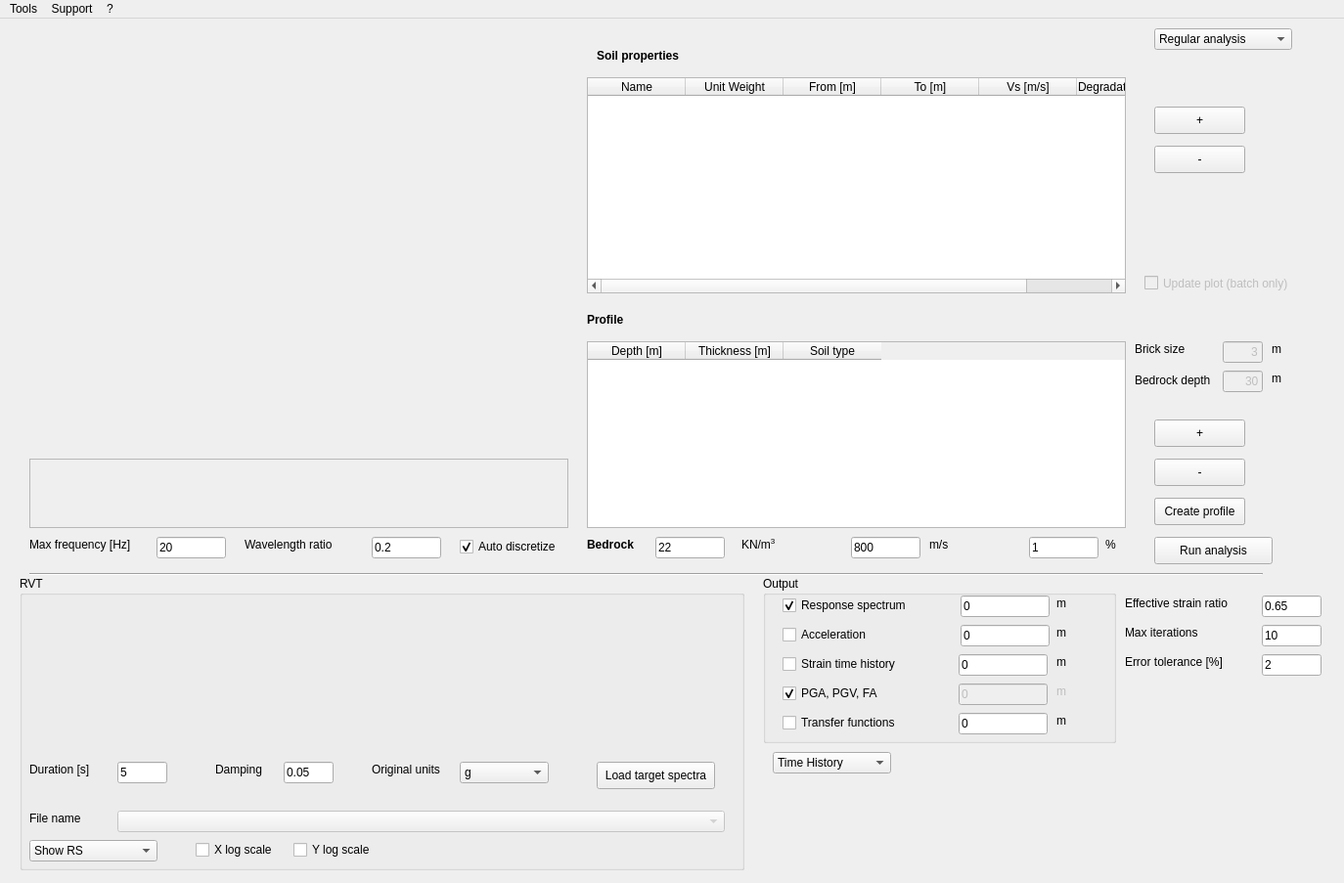
<?xml version="1.0" encoding="UTF-8"?>
<ui version="4.0">
 <class>MainWindow</class>
 <widget class="QMainWindow" name="MainWindow">
  <property name="geometry">
   <rect>
    <x>0</x>
    <y>0</y>
    <width>1374</width>
    <height>903</height>
   </rect>
  </property>
  <property name="windowTitle">
   <string>NC92-Soil</string>
  </property>
  <widget class="QWidget" name="centralwidget">
   <widget class="MplWidget" name="graphWidget" native="true">
    <property name="geometry">
     <rect>
      <x>30</x>
      <y>70</y>
      <width>551</width>
      <height>371</height>
     </rect>
    </property>
   </widget>
   <widget class="QTableWidget" name="tableWidget_Soil">
    <property name="geometry">
     <rect>
      <x>600</x>
      <y>60</y>
      <width>551</width>
      <height>221</height>
     </rect>
    </property>
    <property name="sizeAdjustPolicy">
     <enum>QAbstractScrollArea::AdjustToContents</enum>
    </property>
    <attribute name="verticalHeaderDefaultSectionSize">
     <number>30</number>
    </attribute>
    <column>
     <property name="text">
      <string>Name</string>
     </property>
    </column>
    <column>
     <property name="text">
      <string>Unit Weight</string>
     </property>
    </column>
    <column>
     <property name="text">
      <string>From [m]</string>
     </property>
    </column>
    <column>
     <property name="text">
      <string>To [m]</string>
     </property>
    </column>
    <column>
     <property name="text">
      <string>Vs [m/s]</string>
     </property>
    </column>
    <column>
     <property name="text">
      <string>Degradation curve</string>
     </property>
    </column>
   </widget>
   <widget class="QPushButton" name="pushButton_addSoil">
    <property name="geometry">
     <rect>
      <x>1180</x>
      <y>90</y>
      <width>93</width>
      <height>28</height>
     </rect>
    </property>
    <property name="text">
     <string>+</string>
    </property>
   </widget>
   <widget class="QLabel" name="label_SoilProp">
    <property name="geometry">
     <rect>
      <x>610</x>
      <y>30</y>
      <width>511</width>
      <height>16</height>
     </rect>
    </property>
    <property name="font">
     <font>
      <weight>75</weight>
      <bold>true</bold>
     </font>
    </property>
    <property name="text">
     <string>Soil properties</string>
    </property>
   </widget>
   <widget class="QPushButton" name="pushButton_removeSoil">
    <property name="geometry">
     <rect>
      <x>1180</x>
      <y>130</y>
      <width>93</width>
      <height>28</height>
     </rect>
    </property>
    <property name="text">
     <string>-</string>
    </property>
   </widget>
   <widget class="QTableWidget" name="tableWidget_Profile">
    <property name="geometry">
     <rect>
      <x>600</x>
      <y>330</y>
      <width>551</width>
      <height>191</height>
     </rect>
    </property>
    <property name="sizeAdjustPolicy">
     <enum>QAbstractScrollArea::AdjustToContents</enum>
    </property>
    <attribute name="verticalHeaderDefaultSectionSize">
     <number>30</number>
    </attribute>
    <column>
     <property name="text">
      <string>Depth [m]</string>
     </property>
    </column>
    <column>
     <property name="text">
      <string>Thickness [m]</string>
     </property>
    </column>
    <column>
     <property name="text">
      <string>Soil type</string>
     </property>
    </column>
   </widget>
   <widget class="QLabel" name="label_profileProp">
    <property name="geometry">
     <rect>
      <x>600</x>
      <y>300</y>
      <width>541</width>
      <height>16</height>
     </rect>
    </property>
    <property name="font">
     <font>
      <weight>75</weight>
      <bold>true</bold>
     </font>
    </property>
    <property name="text">
     <string>Profile</string>
    </property>
   </widget>
   <widget class="QPushButton" name="pushButton_removeProfile">
    <property name="geometry">
     <rect>
      <x>1180</x>
      <y>450</y>
      <width>93</width>
      <height>28</height>
     </rect>
    </property>
    <property name="text">
     <string>-</string>
    </property>
   </widget>
   <widget class="QPushButton" name="pushButton_addProfile">
    <property name="geometry">
     <rect>
      <x>1180</x>
      <y>410</y>
      <width>93</width>
      <height>28</height>
     </rect>
    </property>
    <property name="text">
     <string>+</string>
    </property>
   </widget>
   <widget class="QPushButton" name="pushButton_drawProfile">
    <property name="geometry">
     <rect>
      <x>1180</x>
      <y>490</y>
      <width>93</width>
      <height>28</height>
     </rect>
    </property>
    <property name="text">
     <string>Create profile</string>
    </property>
   </widget>
   <widget class="QLabel" name="label">
    <property name="geometry">
     <rect>
      <x>600</x>
      <y>530</y>
      <width>55</width>
      <height>16</height>
     </rect>
    </property>
    <property name="font">
     <font>
      <weight>75</weight>
      <bold>true</bold>
     </font>
    </property>
    <property name="text">
     <string>Bedrock</string>
    </property>
   </widget>
   <widget class="QLineEdit" name="lineEdit_bedWeight">
    <property name="geometry">
     <rect>
      <x>670</x>
      <y>530</y>
      <width>71</width>
      <height>22</height>
     </rect>
    </property>
    <property name="toolTip">
     <string>Bedrock unit weight</string>
    </property>
    <property name="text">
     <string>22</string>
    </property>
   </widget>
   <widget class="QLabel" name="label_bedUnits">
    <property name="geometry">
     <rect>
      <x>758</x>
      <y>530</y>
      <width>71</width>
      <height>16</height>
     </rect>
    </property>
    <property name="font">
     <font>
      <weight>50</weight>
      <bold>false</bold>
     </font>
    </property>
    <property name="text">
     <string>KN/m&lt;sup&gt;3&lt;/sup&gt;</string>
    </property>
    <property name="textFormat">
     <enum>Qt::RichText</enum>
    </property>
   </widget>
   <widget class="QLineEdit" name="lineEdit_bedVelocity">
    <property name="geometry">
     <rect>
      <x>870</x>
      <y>530</y>
      <width>71</width>
      <height>22</height>
     </rect>
    </property>
    <property name="toolTip">
     <string>Bedrock velocity</string>
    </property>
    <property name="text">
     <string>800</string>
    </property>
   </widget>
   <widget class="QLabel" name="label_2">
    <property name="geometry">
     <rect>
      <x>950</x>
      <y>530</y>
      <width>55</width>
      <height>16</height>
     </rect>
    </property>
    <property name="font">
     <font>
      <weight>50</weight>
      <bold>false</bold>
     </font>
    </property>
    <property name="text">
     <string>m/s</string>
    </property>
   </widget>
   <widget class="Line" name="line">
    <property name="geometry">
     <rect>
      <x>30</x>
      <y>560</y>
      <width>1261</width>
      <height>16</height>
     </rect>
    </property>
    <property name="orientation">
     <enum>Qt::Horizontal</enum>
    </property>
   </widget>
   <widget class="QGroupBox" name="groupBox_output">
    <property name="geometry">
     <rect>
      <x>780</x>
      <y>570</y>
      <width>361</width>
      <height>171</height>
     </rect>
    </property>
    <property name="title">
     <string>Output</string>
    </property>
    <widget class="QCheckBox" name="checkBox_outRS">
     <property name="geometry">
      <rect>
       <x>20</x>
       <y>20</y>
       <width>151</width>
       <height>20</height>
      </rect>
     </property>
     <property name="text">
      <string>Response spectrum</string>
     </property>
     <property name="checked">
      <bool>true</bool>
     </property>
    </widget>
    <widget class="QLineEdit" name="lineEdit_RSDepth">
     <property name="geometry">
      <rect>
       <x>202</x>
       <y>20</y>
       <width>91</width>
       <height>22</height>
      </rect>
     </property>
     <property name="text">
      <string>0</string>
     </property>
    </widget>
    <widget class="QLabel" name="label_3">
     <property name="geometry">
      <rect>
       <x>300</x>
       <y>20</y>
       <width>21</width>
       <height>16</height>
      </rect>
     </property>
     <property name="font">
      <font>
       <weight>50</weight>
       <bold>false</bold>
      </font>
     </property>
     <property name="text">
      <string>m</string>
     </property>
    </widget>
    <widget class="QCheckBox" name="checkBox_outStrain">
     <property name="geometry">
      <rect>
       <x>20</x>
       <y>80</y>
       <width>151</width>
       <height>20</height>
      </rect>
     </property>
     <property name="text">
      <string>Strain time history</string>
     </property>
    </widget>
    <widget class="QLineEdit" name="lineEdit_strainDepth">
     <property name="geometry">
      <rect>
       <x>200</x>
       <y>80</y>
       <width>91</width>
       <height>22</height>
      </rect>
     </property>
     <property name="text">
      <string>0</string>
     </property>
    </widget>
    <widget class="QLabel" name="label_4">
     <property name="geometry">
      <rect>
       <x>300</x>
       <y>80</y>
       <width>21</width>
       <height>16</height>
      </rect>
     </property>
     <property name="font">
      <font>
       <weight>50</weight>
       <bold>false</bold>
      </font>
     </property>
     <property name="text">
      <string>m</string>
     </property>
    </widget>
    <widget class="QCheckBox" name="checkBox_outAcc">
     <property name="geometry">
      <rect>
       <x>20</x>
       <y>50</y>
       <width>151</width>
       <height>20</height>
      </rect>
     </property>
     <property name="text">
      <string>Acceleration</string>
     </property>
    </widget>
    <widget class="QLineEdit" name="lineEdit_accDepth">
     <property name="geometry">
      <rect>
       <x>202</x>
       <y>50</y>
       <width>91</width>
       <height>22</height>
      </rect>
     </property>
     <property name="text">
      <string>0</string>
     </property>
    </widget>
    <widget class="QLabel" name="label_5">
     <property name="geometry">
      <rect>
       <x>300</x>
       <y>50</y>
       <width>21</width>
       <height>16</height>
      </rect>
     </property>
     <property name="font">
      <font>
       <weight>50</weight>
       <bold>false</bold>
      </font>
     </property>
     <property name="text">
      <string>m</string>
     </property>
    </widget>
    <widget class="QCheckBox" name="checkBox_outBrief">
     <property name="enabled">
      <bool>true</bool>
     </property>
     <property name="geometry">
      <rect>
       <x>20</x>
       <y>110</y>
       <width>151</width>
       <height>20</height>
      </rect>
     </property>
     <property name="text">
      <string>PGA, PGV, FA</string>
     </property>
     <property name="checked">
      <bool>true</bool>
     </property>
    </widget>
    <widget class="QLineEdit" name="lineEdit_briefDepth">
     <property name="enabled">
      <bool>false</bool>
     </property>
     <property name="geometry">
      <rect>
       <x>200</x>
       <y>110</y>
       <width>91</width>
       <height>22</height>
      </rect>
     </property>
     <property name="text">
      <string>0</string>
     </property>
    </widget>
    <widget class="QLabel" name="label_17">
     <property name="enabled">
      <bool>false</bool>
     </property>
     <property name="geometry">
      <rect>
       <x>300</x>
       <y>110</y>
       <width>21</width>
       <height>16</height>
      </rect>
     </property>
     <property name="font">
      <font>
       <weight>50</weight>
       <bold>false</bold>
      </font>
     </property>
     <property name="text">
      <string>m</string>
     </property>
    </widget>
    <widget class="QLineEdit" name="lineEdit_FourierDepth">
     <property name="enabled">
      <bool>true</bool>
     </property>
     <property name="geometry">
      <rect>
       <x>200</x>
       <y>140</y>
       <width>91</width>
       <height>22</height>
      </rect>
     </property>
     <property name="toolTip">
      <string>&lt;html&gt;&lt;head/&gt;&lt;body&gt;&lt;p&gt;Choose the depth at which the Fourier spectrum must be calculated.&lt;/p&gt;&lt;p&gt;Enabling this option, also the Fourier spectrum at bedrock depth (within and outcrop) will be exported by default&lt;/p&gt;&lt;/body&gt;&lt;/html&gt;</string>
     </property>
     <property name="text">
      <string>0</string>
     </property>
    </widget>
    <widget class="QCheckBox" name="checkBox_Fourier">
     <property name="enabled">
      <bool>true</bool>
     </property>
     <property name="geometry">
      <rect>
       <x>20</x>
       <y>140</y>
       <width>151</width>
       <height>20</height>
      </rect>
     </property>
     <property name="text">
      <string>Transfer functions</string>
     </property>
     <property name="checked">
      <bool>false</bool>
     </property>
    </widget>
    <widget class="QLabel" name="label_24">
     <property name="enabled">
      <bool>true</bool>
     </property>
     <property name="geometry">
      <rect>
       <x>300</x>
       <y>140</y>
       <width>21</width>
       <height>16</height>
      </rect>
     </property>
     <property name="font">
      <font>
       <weight>50</weight>
       <bold>false</bold>
      </font>
     </property>
     <property name="text">
      <string>m</string>
     </property>
    </widget>
   </widget>
   <widget class="QPushButton" name="pushButton_run">
    <property name="geometry">
     <rect>
      <x>1180</x>
      <y>530</y>
      <width>121</width>
      <height>28</height>
     </rect>
    </property>
    <property name="text">
     <string>Run analysis</string>
    </property>
   </widget>
   <widget class="QLineEdit" name="lineEdit_maxFreq">
    <property name="geometry">
     <rect>
      <x>160</x>
      <y>530</y>
      <width>71</width>
      <height>22</height>
     </rect>
    </property>
    <property name="text">
     <string>20</string>
    </property>
   </widget>
   <widget class="QLineEdit" name="lineEdit_waveLength">
    <property name="geometry">
     <rect>
      <x>380</x>
      <y>530</y>
      <width>71</width>
      <height>22</height>
     </rect>
    </property>
    <property name="text">
     <string>0.2</string>
    </property>
   </widget>
   <widget class="QLabel" name="label_9">
    <property name="geometry">
     <rect>
      <x>30</x>
      <y>530</y>
      <width>121</width>
      <height>16</height>
     </rect>
    </property>
    <property name="font">
     <font>
      <weight>50</weight>
      <bold>false</bold>
     </font>
    </property>
    <property name="text">
     <string>Max frequency [Hz]</string>
    </property>
   </widget>
   <widget class="QCheckBox" name="checkBox_autoDiscretize">
    <property name="geometry">
     <rect>
      <x>470</x>
      <y>530</y>
      <width>111</width>
      <height>20</height>
     </rect>
    </property>
    <property name="text">
     <string>Auto discretize</string>
    </property>
    <property name="checked">
     <bool>true</bool>
    </property>
   </widget>
   <widget class="QLabel" name="label_10">
    <property name="geometry">
     <rect>
      <x>250</x>
      <y>530</y>
      <width>121</width>
      <height>16</height>
     </rect>
    </property>
    <property name="font">
     <font>
      <weight>50</weight>
      <bold>false</bold>
     </font>
    </property>
    <property name="text">
     <string>Wavelength ratio</string>
    </property>
   </widget>
   <widget class="QLineEdit" name="lineEdit_bedDamping">
    <property name="geometry">
     <rect>
      <x>1052</x>
      <y>530</y>
      <width>71</width>
      <height>22</height>
     </rect>
    </property>
    <property name="toolTip">
     <string>Bedrock damping</string>
    </property>
    <property name="text">
     <string>1</string>
    </property>
   </widget>
   <widget class="QLabel" name="label_6">
    <property name="geometry">
     <rect>
      <x>1130</x>
      <y>530</y>
      <width>55</width>
      <height>16</height>
     </rect>
    </property>
    <property name="font">
     <font>
      <weight>50</weight>
      <bold>false</bold>
     </font>
    </property>
    <property name="text">
     <string>%</string>
    </property>
   </widget>
   <widget class="QLabel" name="label_11">
    <property name="geometry">
     <rect>
      <x>1150</x>
      <y>590</y>
      <width>121</width>
      <height>16</height>
     </rect>
    </property>
    <property name="font">
     <font>
      <weight>50</weight>
      <bold>false</bold>
     </font>
    </property>
    <property name="text">
     <string>Effective strain ratio</string>
    </property>
   </widget>
   <widget class="QLineEdit" name="lineEdit_strainRatio">
    <property name="geometry">
     <rect>
      <x>1290</x>
      <y>590</y>
      <width>61</width>
      <height>22</height>
     </rect>
    </property>
    <property name="text">
     <string>0.65</string>
    </property>
   </widget>
   <widget class="QLineEdit" name="lineEdit_maxIter">
    <property name="geometry">
     <rect>
      <x>1290</x>
      <y>620</y>
      <width>61</width>
      <height>22</height>
     </rect>
    </property>
    <property name="text">
     <string>10</string>
    </property>
   </widget>
   <widget class="QLabel" name="label_12">
    <property name="geometry">
     <rect>
      <x>1150</x>
      <y>620</y>
      <width>121</width>
      <height>16</height>
     </rect>
    </property>
    <property name="font">
     <font>
      <weight>50</weight>
      <bold>false</bold>
     </font>
    </property>
    <property name="text">
     <string>Max iterations</string>
    </property>
   </widget>
   <widget class="QLineEdit" name="lineEdit_maxTol">
    <property name="geometry">
     <rect>
      <x>1290</x>
      <y>650</y>
      <width>61</width>
      <height>22</height>
     </rect>
    </property>
    <property name="text">
     <string>2</string>
    </property>
   </widget>
   <widget class="QLabel" name="label_13">
    <property name="geometry">
     <rect>
      <x>1150</x>
      <y>650</y>
      <width>121</width>
      <height>16</height>
     </rect>
    </property>
    <property name="font">
     <font>
      <weight>50</weight>
      <bold>false</bold>
     </font>
    </property>
    <property name="text">
     <string>Error tolerance [%]</string>
    </property>
   </widget>
   <widget class="QComboBox" name="comboBox_analysisType">
    <property name="geometry">
     <rect>
      <x>1180</x>
      <y>10</y>
      <width>141</width>
      <height>22</height>
     </rect>
    </property>
    <item>
     <property name="text">
      <string>Regular analysis</string>
     </property>
    </item>
    <item>
     <property name="text">
      <string>Permutations</string>
     </property>
    </item>
    <item>
     <property name="text">
      <string>Batch analysis</string>
     </property>
    </item>
   </widget>
   <widget class="QLabel" name="label_15">
    <property name="geometry">
     <rect>
      <x>1160</x>
      <y>330</y>
      <width>61</width>
      <height>16</height>
     </rect>
    </property>
    <property name="font">
     <font>
      <weight>50</weight>
      <bold>false</bold>
     </font>
    </property>
    <property name="text">
     <string>Brick size</string>
    </property>
   </widget>
   <widget class="QLineEdit" name="lineEdit_brickSize">
    <property name="enabled">
     <bool>false</bool>
    </property>
    <property name="geometry">
     <rect>
      <x>1250</x>
      <y>330</y>
      <width>41</width>
      <height>22</height>
     </rect>
    </property>
    <property name="text">
     <string>3</string>
    </property>
    <property name="alignment">
     <set>Qt::AlignRight|Qt::AlignTrailing|Qt::AlignVCenter</set>
    </property>
   </widget>
   <widget class="QLabel" name="label_16">
    <property name="geometry">
     <rect>
      <x>1300</x>
      <y>330</y>
      <width>21</width>
      <height>16</height>
     </rect>
    </property>
    <property name="font">
     <font>
      <weight>50</weight>
      <bold>false</bold>
     </font>
    </property>
    <property name="text">
     <string>m</string>
    </property>
   </widget>
   <widget class="QPlainTextEdit" name="plainTextEdit_overview">
    <property name="enabled">
     <bool>false</bool>
    </property>
    <property name="geometry">
     <rect>
      <x>30</x>
      <y>450</y>
      <width>551</width>
      <height>71</height>
     </rect>
    </property>
    <property name="textInteractionFlags">
     <set>Qt::TextSelectableByKeyboard|Qt::TextSelectableByMouse</set>
    </property>
   </widget>
   <widget class="QGroupBox" name="groupBox_TH">
    <property name="geometry">
     <rect>
      <x>20</x>
      <y>570</y>
      <width>741</width>
      <height>281</height>
     </rect>
    </property>
    <property name="autoFillBackground">
     <bool>true</bool>
    </property>
    <property name="title">
     <string>Time history</string>
    </property>
    <widget class="MplWidget" name="graphWidget_TH" native="true">
     <property name="geometry">
      <rect>
       <x>10</x>
       <y>20</y>
       <width>701</width>
       <height>151</height>
      </rect>
     </property>
    </widget>
    <widget class="QLineEdit" name="lineEdit_FS">
     <property name="geometry">
      <rect>
       <x>70</x>
       <y>190</y>
       <width>113</width>
       <height>22</height>
      </rect>
     </property>
     <property name="toolTip">
      <string>If specified in input file, sample frequency will be automatically imported from input file</string>
     </property>
    </widget>
    <widget class="QLabel" name="label_7">
     <property name="geometry">
      <rect>
       <x>10</x>
       <y>190</y>
       <width>51</width>
       <height>16</height>
      </rect>
     </property>
     <property name="font">
      <font>
       <weight>50</weight>
       <bold>false</bold>
      </font>
     </property>
     <property name="text">
      <string>FS [Hz]</string>
     </property>
    </widget>
    <widget class="QLabel" name="label_8">
     <property name="geometry">
      <rect>
       <x>260</x>
       <y>190</y>
       <width>81</width>
       <height>16</height>
      </rect>
     </property>
     <property name="font">
      <font>
       <weight>50</weight>
       <bold>false</bold>
      </font>
     </property>
     <property name="text">
      <string>Original units</string>
     </property>
    </widget>
    <widget class="QComboBox" name="comboBox_Units">
     <property name="geometry">
      <rect>
       <x>350</x>
       <y>190</y>
       <width>91</width>
       <height>22</height>
      </rect>
     </property>
     <item>
      <property name="text">
       <string>g</string>
      </property>
     </item>
     <item>
      <property name="text">
       <string>cm/s^2</string>
      </property>
     </item>
     <item>
      <property name="text">
       <string>m/s^2</string>
      </property>
     </item>
    </widget>
    <widget class="QPushButton" name="pushButton_loadTH">
     <property name="geometry">
      <rect>
       <x>590</x>
       <y>190</y>
       <width>121</width>
       <height>28</height>
      </rect>
     </property>
     <property name="text">
      <string>Load time history</string>
     </property>
    </widget>
    <widget class="QComboBox" name="comboBox_eventList">
     <property name="enabled">
      <bool>false</bool>
     </property>
     <property name="geometry">
      <rect>
       <x>100</x>
       <y>240</y>
       <width>621</width>
       <height>22</height>
      </rect>
     </property>
    </widget>
    <widget class="QLabel" name="label_14">
     <property name="geometry">
      <rect>
       <x>10</x>
       <y>240</y>
       <width>71</width>
       <height>16</height>
      </rect>
     </property>
     <property name="font">
      <font>
       <weight>50</weight>
       <bold>false</bold>
      </font>
     </property>
     <property name="text">
      <string>File name</string>
     </property>
    </widget>
   </widget>
   <widget class="QComboBox" name="comboBox_THorRVT">
    <property name="geometry">
     <rect>
      <x>790</x>
      <y>750</y>
      <width>121</width>
      <height>22</height>
     </rect>
    </property>
    <property name="currentText">
     <string>Time History</string>
    </property>
    <item>
     <property name="text">
      <string>Time History</string>
     </property>
    </item>
    <item>
     <property name="text">
      <string>RVT</string>
     </property>
    </item>
   </widget>
   <widget class="QGroupBox" name="groupBox_RVT">
    <property name="geometry">
     <rect>
      <x>20</x>
      <y>570</y>
      <width>741</width>
      <height>301</height>
     </rect>
    </property>
    <property name="autoFillBackground">
     <bool>true</bool>
    </property>
    <property name="title">
     <string>RVT</string>
    </property>
    <widget class="QLabel" name="label_18">
     <property name="geometry">
      <rect>
       <x>10</x>
       <y>240</y>
       <width>71</width>
       <height>16</height>
      </rect>
     </property>
     <property name="text">
      <string>File name</string>
     </property>
    </widget>
    <widget class="QComboBox" name="comboBox_spectraList">
     <property name="enabled">
      <bool>false</bool>
     </property>
     <property name="geometry">
      <rect>
       <x>100</x>
       <y>240</y>
       <width>621</width>
       <height>22</height>
      </rect>
     </property>
    </widget>
    <widget class="MplWidget" name="graphWidget_Spectrum" native="true">
     <property name="geometry">
      <rect>
       <x>10</x>
       <y>20</y>
       <width>701</width>
       <height>151</height>
      </rect>
     </property>
    </widget>
    <widget class="QLabel" name="label_19">
     <property name="geometry">
      <rect>
       <x>360</x>
       <y>190</y>
       <width>81</width>
       <height>16</height>
      </rect>
     </property>
     <property name="font">
      <font>
       <weight>50</weight>
       <bold>false</bold>
      </font>
     </property>
     <property name="text">
      <string>Original units</string>
     </property>
    </widget>
    <widget class="QPushButton" name="pushButton_loadSpectra">
     <property name="geometry">
      <rect>
       <x>590</x>
       <y>190</y>
       <width>121</width>
       <height>28</height>
      </rect>
     </property>
     <property name="text">
      <string>Load target spectra</string>
     </property>
    </widget>
    <widget class="QComboBox" name="comboBox_SpectraUnits">
     <property name="geometry">
      <rect>
       <x>450</x>
       <y>190</y>
       <width>91</width>
       <height>22</height>
      </rect>
     </property>
     <item>
      <property name="text">
       <string>g</string>
      </property>
     </item>
     <item>
      <property name="text">
       <string>cm/s^2</string>
      </property>
     </item>
     <item>
      <property name="text">
       <string>m/s^2</string>
      </property>
     </item>
    </widget>
    <widget class="QLabel" name="label_20">
     <property name="geometry">
      <rect>
       <x>10</x>
       <y>190</y>
       <width>81</width>
       <height>16</height>
      </rect>
     </property>
     <property name="text">
      <string>Duration [s]</string>
     </property>
    </widget>
    <widget class="QLineEdit" name="lineEdit_duration">
     <property name="geometry">
      <rect>
       <x>100</x>
       <y>190</y>
       <width>51</width>
       <height>22</height>
      </rect>
     </property>
     <property name="text">
      <string>5</string>
     </property>
    </widget>
    <widget class="QLineEdit" name="lineEdit_damping">
     <property name="geometry">
      <rect>
       <x>270</x>
       <y>190</y>
       <width>51</width>
       <height>22</height>
      </rect>
     </property>
     <property name="text">
      <string>0.05</string>
     </property>
    </widget>
    <widget class="QLabel" name="label_21">
     <property name="geometry">
      <rect>
       <x>200</x>
       <y>190</y>
       <width>61</width>
       <height>16</height>
      </rect>
     </property>
     <property name="text">
      <string>Damping</string>
     </property>
    </widget>
    <widget class="QComboBox" name="comboBox_showWhat">
     <property name="geometry">
      <rect>
       <x>10</x>
       <y>270</y>
       <width>131</width>
       <height>22</height>
      </rect>
     </property>
     <item>
      <property name="text">
       <string>Show RS</string>
      </property>
     </item>
     <item>
      <property name="text">
       <string>Show FAS</string>
      </property>
     </item>
    </widget>
    <widget class="QCheckBox" name="checkBox_xlog">
     <property name="geometry">
      <rect>
       <x>180</x>
       <y>270</y>
       <width>111</width>
       <height>20</height>
      </rect>
     </property>
     <property name="text">
      <string>X log scale</string>
     </property>
    </widget>
    <widget class="QCheckBox" name="checkBox_ylog">
     <property name="geometry">
      <rect>
       <x>280</x>
       <y>270</y>
       <width>111</width>
       <height>20</height>
      </rect>
     </property>
     <property name="text">
      <string>Y log scale</string>
     </property>
    </widget>
   </widget>
   <widget class="QTableWidget" name="tableWidget_Permutations">
    <property name="geometry">
     <rect>
      <x>600</x>
      <y>330</y>
      <width>551</width>
      <height>191</height>
     </rect>
    </property>
    <property name="sizeAdjustPolicy">
     <enum>QAbstractScrollArea::AdjustToContents</enum>
    </property>
    <attribute name="verticalHeaderDefaultSectionSize">
     <number>30</number>
    </attribute>
    <column>
     <property name="text">
      <string>Soil type</string>
     </property>
    </column>
    <column>
     <property name="text">
      <string>Percentage</string>
     </property>
    </column>
   </widget>
   <widget class="QLineEdit" name="lineEdit_bedDepth">
    <property name="enabled">
     <bool>false</bool>
    </property>
    <property name="geometry">
     <rect>
      <x>1250</x>
      <y>360</y>
      <width>41</width>
      <height>22</height>
     </rect>
    </property>
    <property name="toolTip">
     <string>Bedrock unit weight</string>
    </property>
    <property name="text">
     <string>30</string>
    </property>
    <property name="alignment">
     <set>Qt::AlignRight|Qt::AlignTrailing|Qt::AlignVCenter</set>
    </property>
   </widget>
   <widget class="QLabel" name="label_22">
    <property name="geometry">
     <rect>
      <x>1300</x>
      <y>360</y>
      <width>21</width>
      <height>16</height>
     </rect>
    </property>
    <property name="font">
     <font>
      <weight>50</weight>
      <bold>false</bold>
     </font>
    </property>
    <property name="text">
     <string>m</string>
    </property>
   </widget>
   <widget class="QLabel" name="label_23">
    <property name="geometry">
     <rect>
      <x>1160</x>
      <y>360</y>
      <width>91</width>
      <height>20</height>
     </rect>
    </property>
    <property name="font">
     <font>
      <weight>50</weight>
      <bold>false</bold>
     </font>
    </property>
    <property name="text">
     <string>Bedrock depth</string>
    </property>
   </widget>
   <widget class="QPushButton" name="pushButton_loadBatch">
    <property name="geometry">
     <rect>
      <x>1180</x>
      <y>490</y>
      <width>93</width>
      <height>28</height>
     </rect>
    </property>
    <property name="text">
     <string>Load batch file</string>
    </property>
   </widget>
   <widget class="QCheckBox" name="checkBox_updatePlots">
    <property name="enabled">
     <bool>false</bool>
    </property>
    <property name="geometry">
     <rect>
      <x>1170</x>
      <y>250</y>
      <width>171</width>
      <height>41</height>
     </rect>
    </property>
    <property name="text">
     <string>Update plot (batch only)</string>
    </property>
   </widget>
   <zorder>tableWidget_Permutations</zorder>
   <zorder>tableWidget_Profile</zorder>
   <zorder>pushButton_loadBatch</zorder>
   <zorder>groupBox_TH</zorder>
   <zorder>groupBox_RVT</zorder>
   <zorder>graphWidget</zorder>
   <zorder>tableWidget_Soil</zorder>
   <zorder>pushButton_addSoil</zorder>
   <zorder>label_SoilProp</zorder>
   <zorder>pushButton_removeSoil</zorder>
   <zorder>label_profileProp</zorder>
   <zorder>pushButton_removeProfile</zorder>
   <zorder>pushButton_addProfile</zorder>
   <zorder>pushButton_drawProfile</zorder>
   <zorder>label</zorder>
   <zorder>lineEdit_bedWeight</zorder>
   <zorder>label_bedUnits</zorder>
   <zorder>lineEdit_bedVelocity</zorder>
   <zorder>label_2</zorder>
   <zorder>line</zorder>
   <zorder>groupBox_output</zorder>
   <zorder>pushButton_run</zorder>
   <zorder>lineEdit_maxFreq</zorder>
   <zorder>lineEdit_waveLength</zorder>
   <zorder>label_9</zorder>
   <zorder>checkBox_autoDiscretize</zorder>
   <zorder>label_10</zorder>
   <zorder>lineEdit_bedDamping</zorder>
   <zorder>label_6</zorder>
   <zorder>label_11</zorder>
   <zorder>lineEdit_strainRatio</zorder>
   <zorder>lineEdit_maxIter</zorder>
   <zorder>label_12</zorder>
   <zorder>lineEdit_maxTol</zorder>
   <zorder>label_13</zorder>
   <zorder>comboBox_analysisType</zorder>
   <zorder>label_15</zorder>
   <zorder>lineEdit_brickSize</zorder>
   <zorder>label_16</zorder>
   <zorder>plainTextEdit_overview</zorder>
   <zorder>comboBox_THorRVT</zorder>
   <zorder>lineEdit_bedDepth</zorder>
   <zorder>label_22</zorder>
   <zorder>label_23</zorder>
   <zorder>checkBox_updatePlots</zorder>
  </widget>
  <widget class="QMenuBar" name="menubar">
   <property name="geometry">
    <rect>
     <x>0</x>
     <y>0</y>
     <width>1374</width>
     <height>26</height>
    </rect>
   </property>
   <widget class="QMenu" name="menu">
    <property name="title">
     <string>?</string>
    </property>
    <addaction name="actionAbout"/>
   </widget>
   <widget class="QMenu" name="menuTools">
    <property name="title">
     <string>Tools</string>
    </property>
    <widget class="QMenu" name="menuMerge_and_make_stats">
     <property name="title">
      <string>Merge and make stats</string>
     </property>
     <addaction name="actionGenerate_only_master"/>
     <addaction name="actionGenerate_master_and_sub"/>
    </widget>
    <addaction name="actionGenerateStochastic"/>
    <addaction name="separator"/>
    <addaction name="actionGeneratePermutated"/>
    <addaction name="actionGenerate_NTC"/>
    <addaction name="separator"/>
    <addaction name="menuMerge_and_make_stats"/>
   </widget>
   <widget class="QMenu" name="menuSupport">
    <property name="title">
     <string>Support</string>
    </property>
    <addaction name="actionLoadspectra"/>
    <addaction name="actionRun_analysis"/>
   </widget>
   <addaction name="menuTools"/>
   <addaction name="menuSupport"/>
   <addaction name="menu"/>
  </widget>
  <action name="actionAbout">
   <property name="text">
    <string>About</string>
   </property>
  </action>
  <action name="actionGenerateStochastic">
   <property name="text">
    <string>Generate stochastic profiles</string>
   </property>
  </action>
  <action name="actionGeneratePermutated">
   <property name="text">
    <string>Generate permutated profiles (beta)</string>
   </property>
  </action>
  <action name="actionGenerate_NTC">
   <property name="text">
    <string>Generate NTC spectra</string>
   </property>
  </action>
  <action name="actionGenerate_master_and_sub">
   <property name="text">
    <string>Generate master report with subreport</string>
   </property>
  </action>
  <action name="actionGenerate_master_report">
   <property name="text">
    <string>Generate master report</string>
   </property>
  </action>
  <action name="actionGenerate_only_master">
   <property name="text">
    <string>Generate master report</string>
   </property>
  </action>
  <action name="actionLoadspectra">
   <property name="text">
    <string>Load target spectra</string>
   </property>
  </action>
  <action name="actionRVT">
   <property name="text">
    <string>RVT</string>
   </property>
  </action>
  <action name="actionTime_history">
   <property name="text">
    <string>Time history</string>
   </property>
  </action>
  <action name="actionRun_analysis">
   <property name="enabled">
    <bool>false</bool>
   </property>
   <property name="text">
    <string>Run batch analysis</string>
   </property>
  </action>
 </widget>
 <customwidgets>
  <customwidget>
   <class>MplWidget</class>
   <extends>QWidget</extends>
   <header location="global">mplwidget</header>
   <container>1</container>
  </customwidget>
 </customwidgets>
 <resources/>
 <connections/>
</ui>
